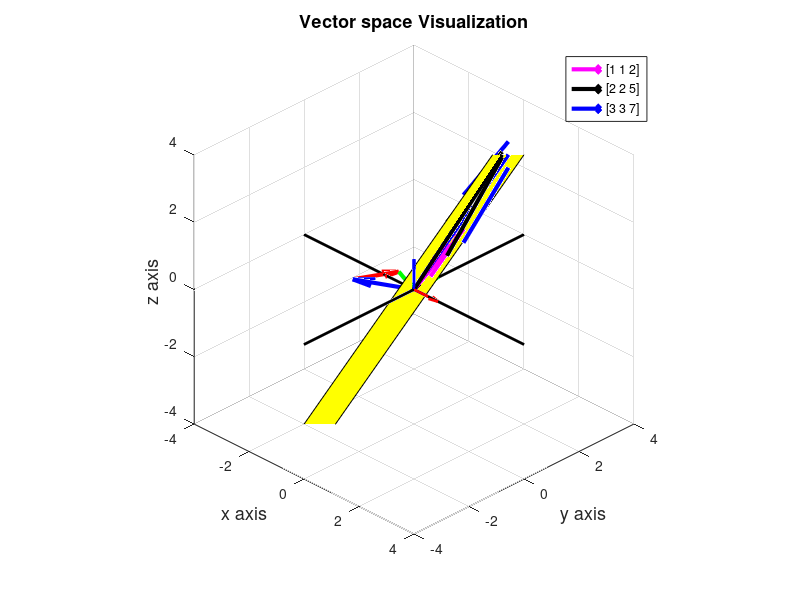

Source code (MATLAB):
%% Lecture 9 Linear independence, span, basis, and dimension
clear all; close all; clc;

drawArrow = @(c, v, varargin) quiver([c(1) 0], [c(2) 0],[v(1)-c(1) 0], [v(2)-c(2) 0], 0, varargin{:});
xyLim = 2;

% Matrix A
A = [2 1 2.5;
    1 2 -1];
o = [0 0];

% Null space
c = null(A)

% Linear combination
v1 = c(1)*A(:,1);
v2 = c(2)*A(:,2);
v3 = c(3)*A(:,3);
lc = v1 + v2 + v3 % Linear combination result

xlabel('x axis', 'FontSize', 13);
ylabel('y axis', 'FontSize', 13);
title('Linear independence of A', 'FontSize', 13);

% x, y - axis base line, [x1, x2], [y1, y2]
line([-10, 10], [0 0], 'color', [0, 0, 0], 'LineWidth', 2); hold on % x-line
line([0, 0], [-10 10], 'color', [0, 0, 0], 'LineWidth', 2) % y-line

% Column Vector Plot
h1 = drawArrow(o, v1, 'linewidth', 3, 'color', 'b');
h2 = drawArrow(v1, v1+v2, 'linewidth', 3, 'color', 'r');
h3 = drawArrow(v1+v2, v1+v2+v3, 'linewidth', 3, 'color', 'g');

legend([h1 h2 h3], 'v1', 'v1+v2', 'v1+v2+v3');
axis([-xyLim xyLim -xyLim xyLim]) % drawing limit in equal
axis equal
hold off
set(gcf, 'color', 'w');

%%%%%%%%%%%%%%%%%%%%%%%%%%%%%%%%%%%%%%%%%%%%%%%%%%%%%%%%%%%%%%%%%%%%%%%%%%%%%%%%%%%
clear all; close all; clc;

drawArrow3 = @(c,v, varargin) quiver3(c(1), c(2), c(3), v(1), v(2), v(3), varargin{:});
xyLim = 4;
A = [1 2 3;
     1 2 3;
     2 5 7];

c = [0 0 0]'; % origin
v1 = A(:, 1);
v2 = A(:, 2);
v3 = A(:, 3);

hold on
% Column Vector Plot
h1 = drawArrow3(c, v1, 'lineWidth', 3, 'color', 'm', 'MaxHeadSize', 0.4);
h2 = drawArrow3(c, v2, 'lineWidth', 3, 'color', 'k', 'MaxHeadSize', 0.4);
h3 = drawArrow3(c, v3, 'lineWidth', 3, 'color', 'b', 'MaxHeadSize', 0.4);

title('Vector space Visualization', 'FontSize', 13);
xlabel('x axis', 'FontSize', 13);
ylabel('y axis', 'FontSize', 13);
zlabel('z axis', 'FontSize', 13);
drawArrow3(c, [1 0 0], 'linewidth', 2, 'color', 'r');
drawArrow3(c, [0 1 0], 'linewidth', 2, 'color', 'g');
drawArrow3(c, [0 0 1], 'linewidth', 2, 'color', 'b');
grid on
view(45, 30)
legend([h1 h2 h3], '[1 1 2]', '[2 2 5]', '[3 3 7]');
axis([-xyLim xyLim -xyLim xyLim -xyLim xyLim]) % boundary

% vector for patch
s = 2; % scale constant
pv1 = [v1(1) v3(1) v2(1) -v1(1) -v3(1) -v2(1)] * s;
pv2 = [v1(2) v3(2) v2(2) -v1(2) -v3(2) -v2(2)] * s;
pv3 = [v1(3) v3(3) v2(3) -v1(3) -v3(3) -v2(3)] * s;
patch(pv1, pv2, pv3, 'y');
set(gcf, 'color', 'w')
hold off



